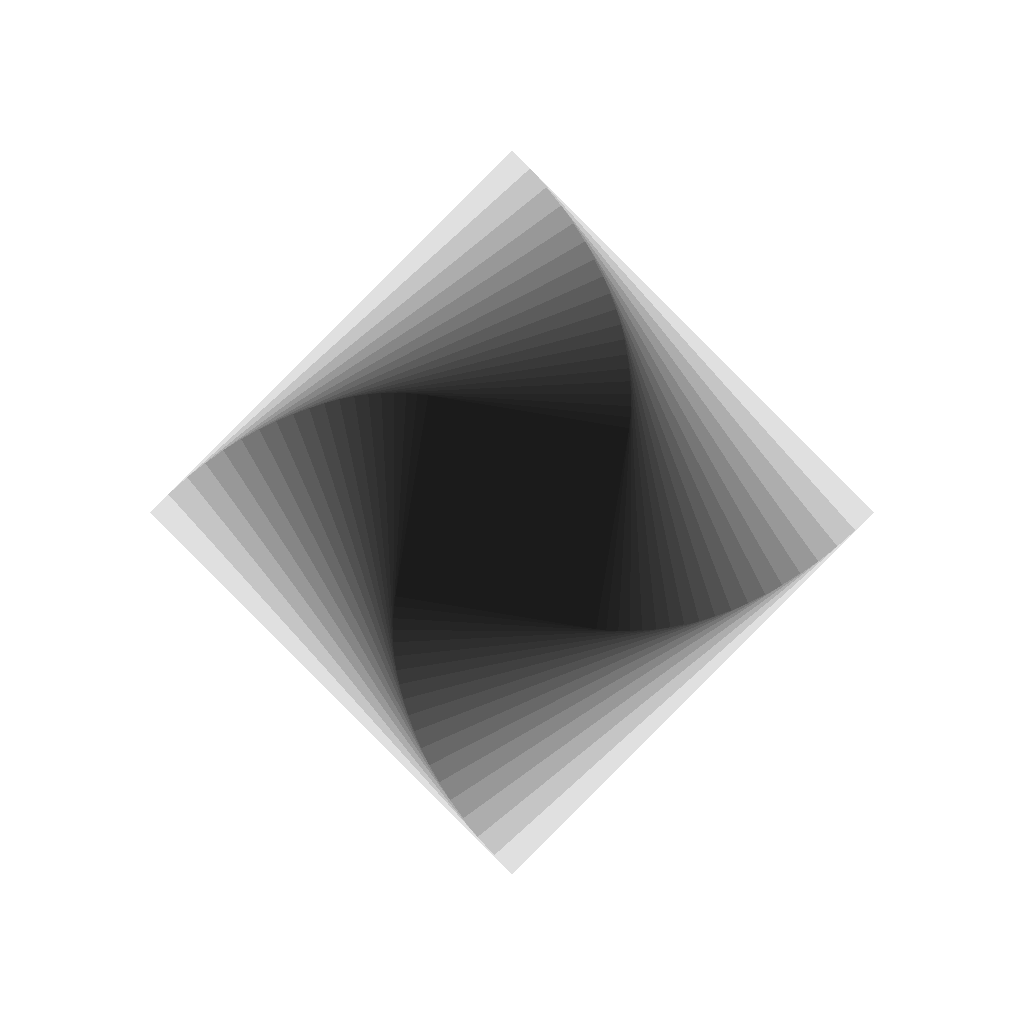
Frame 1 (no input)
Frame 60 (the mouse pressed at the canvas centre just before this capture): identical to frame 1, image omitted
Frame 120 (the mouse held since frame 60 and released just before this capture): identical to frame 1, image omitted

The Processing sketch that drew this single still picture (run headless with seeded random() and noise(); from frame 60 on, the mouse is pressed at the canvas centre):

// Processing sketch: lecture_240904a_transformDemo
// ── lecture_240904a_transformDemo.pde
void setup(){
  size(1024, 1024);
  rectMode(CENTER);
  noSmooth(); // turns off aliasing--"crunchy" pixels
}

void draw(){
  background(#ffffff);
  
  fill(#0a0a0a, 32);
  noStroke();
  
  // move the origin point to the center
  translate(512, 512);
  
  // rotate 1/8 of a full turn (45°) clockwise
  rotate(TAU * (1.0/8.0));
  
  // tweaking variables
  float theta = TAU / 119.3;
  float shrinkage = 0.95;
  
  // draw a square, shrink and rotate a bit, repeat
  // this is not the best way to do this...
  square(0, 0, 512);
  scale(shrinkage);
  rotate(theta);
  square(0, 0, 512);
  scale(shrinkage);
  rotate(theta);
  square(0, 0, 512);
  scale(shrinkage);
  rotate(theta);
  square(0, 0, 512);
  scale(shrinkage);
  rotate(theta);
  square(0, 0, 512);
  scale(shrinkage);
  rotate(theta);
  square(0, 0, 512);
  scale(shrinkage);
  rotate(theta);
  square(0, 0, 512);
  scale(shrinkage);
  rotate(theta);
  square(0, 0, 512);
  scale(shrinkage);
  rotate(theta);
  square(0, 0, 512);
  scale(shrinkage);
  rotate(theta);
  square(0, 0, 512);
  scale(shrinkage);
  rotate(theta);
  square(0, 0, 512);
  scale(shrinkage);
  rotate(theta);
  square(0, 0, 512);
  scale(shrinkage);
  rotate(theta);
  square(0, 0, 512);
  scale(shrinkage);
  rotate(theta);
  square(0, 0, 512);
  scale(shrinkage);
  rotate(theta);
  square(0, 0, 512);
  scale(shrinkage);
  rotate(theta);
  square(0, 0, 512);
  scale(shrinkage);
  rotate(theta);
  square(0, 0, 512);
  scale(shrinkage);
  rotate(theta);
  square(0, 0, 512);
  scale(shrinkage);
  rotate(theta);
  square(0, 0, 512);
  scale(shrinkage);
  rotate(theta);
  
  if(frameCount == 1){
    save("output.png");
    println("saved as output.png!");
  }
  
}
